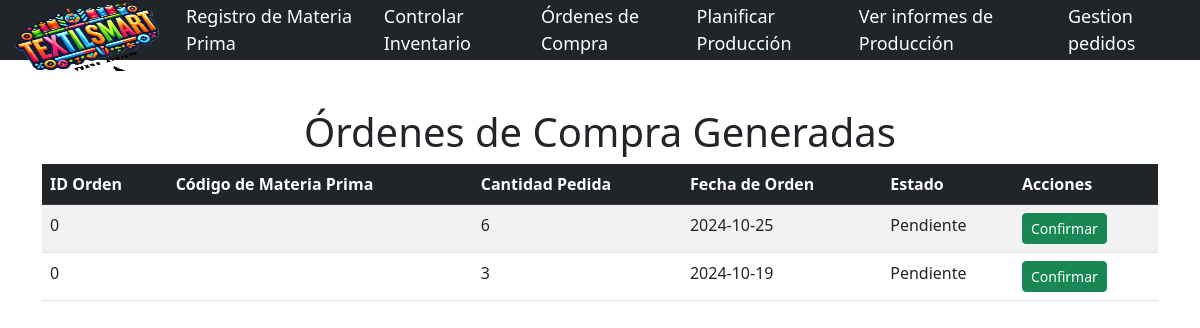
/index.php?controlador=OrdenesCompra&accion=listarOrdenes, run on the app's committed database.
### tables this page shows
CREATE TABLE `ordenescompra` (
  `id_orden_compra` int(11) NOT NULL,
  `id_materia_prima` int(11) DEFAULT NULL,
  `cantidad_pedida` int(11) NOT NULL,
  `fecha_orden` date NOT NULL,
  `fecha_estimada_entrega` date DEFAULT NULL,
  `estado` varchar(50) DEFAULT 'Pendiente'
);

### Controlador/OrdenesCompraController.php (called while the page is built, shortened)
<?php
require_once __DIR__ . '/../Modelo/OrdenCompra.php';
require_once __DIR__ . '/../Configuracion/Database.php';
class OrdenesCompraController {
    private $ordenCompra;
    public function __construct() {
        $db = Database::getConnection();
        $this->ordenCompra = new OrdenCompra($db);
    }
    public function listarOrdenes() {
        $ordenes = $this->ordenCompra->obtenerOrdenesCompra();
        require_once 'Vista/ordenCompraVista.php';
    }
}
?>

### index.php (called while the page is built, shortened)
<?php
$accion = null;
if (isset($_GET['controlador']) || isset($_GET['accion'])) {
    $accion = isset($_GET['accion']) ? filter_var($_GET['accion'], FILTER_SANITIZE_SPECIAL_CHARS) : 'listar';
}
$controladorObj = new $nombreControlador();
$controladorObj->$accion();

### Configuracion/Database.php (called while the page is built, shortened)
<?php
class Database {
    private static $conn = null;
    public static function getConnection() {
        if (self::$conn === null) {
            try {
                self::$conn = new PDO("mysql:host=localhost;dbname=apffu", "root", "");
                self::$conn->setAttribute(PDO::ATTR_ERRMODE, PDO::ERRMODE_EXCEPTION);
                self::$conn->exec("set names utf8mb4");
            } catch (PDOException $exception) {
                error_log("Error en la conexión: " . $exception->getMessage(), 0);
                die("Error de conexión, intenta más tarde.");
            }
        }
        return self::$conn;
    }
}
?>

### Modelo/OrdenCompra.php (called while the page is built, shortened)
<?php
class OrdenCompra {
    private $conn;
    private $table_name = "OrdenesCompra";
    public function __construct() {
        $this->conn = Database::getConnection();
    }
    public function obtenerOrdenesCompra() {
        $query = "SELECT * FROM " . $this->table_name . " ORDER BY fecha_orden DESC";
        $stmt = $this->conn->prepare($query);
        $stmt->execute();
        return $stmt->fetchAll(PDO::FETCH_ASSOC);
    }
}
?>

### Vista/ordenCompraVista.php (the view, shortened to what this page needs)
<h1 class="text-center">Órdenes de Compra Generadas</h1>
<?php if (!empty($ordenes)): ?>
    <div class="table-responsive">
        <table class="table table-striped table-hover">
            <thead class="table-dark">
                <tr>
                    <th>ID Orden</th>
                    <th>Código de Materia Prima</th>
                    <th>Cantidad Pedida</th>
                    <th>Fecha de Orden</th>
                    <th>Estado</th>
                    <th>Acciones</th>
                </tr>
            </thead>
            <tbody>
                <?php foreach ($ordenes as $orden): ?>
                    <tr>
                        <td><?php echo htmlspecialchars($orden['id_orden_compra']); ?></td>
                        <td><?php echo htmlspecialchars($orden['codigo_materia_prima']); ?></td>
                        <td><?php echo htmlspecialchars($orden['cantidad_pedida']); ?></td>
                        <td><?php echo htmlspecialchars($orden['fecha_orden']); ?></td>
                        <td><?php echo htmlspecialchars($orden['estado']); ?></td>
                        <td>
                            <?php if ($orden['estado'] === 'Pendiente'): ?>
                                <a href="index.php?accion=confirmarOrden&id=<?php echo $orden['id_orden_compra']; ?>" class="btn btn-success btn-sm">Confirmar</a>
                            <?php else: ?>
                                Confirmada
                            <?php endif; ?>
                        </td>
                    </tr>
                <?php endforeach; ?>
            </tbody>
        </table>
    </div>
<?php else: ?>
    <div class="alert alert-info mt-4">
        <strong>¡Atención!</strong> No hay órdenes de compra generadas.
    </div>
<?php endif; ?>
<?php include 'layout.php'; ?>

### Publico/css/estilo1.css (style rules this page uses)
.text-center { text-align: center; }

### data on the page
ordenescompra: id_orden_compra "0", cantidad_pedida "6", fecha_orden "2024-10-25", estado "Pendiente"
ordenescompra: id_orden_compra "0", cantidad_pedida "3", fecha_orden "2024-10-19", estado "Pendiente"
